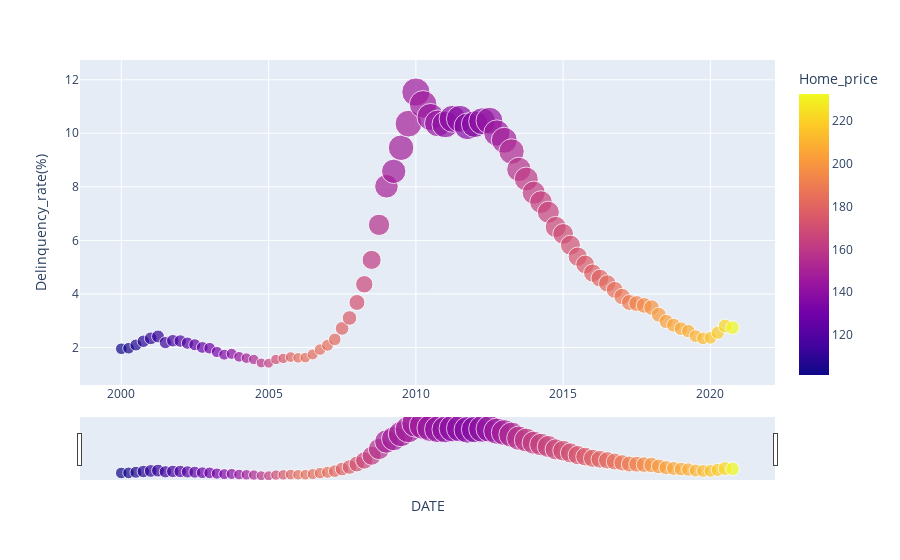

The notebook cell saved with this chart:
### Markdown cell above
### Delinquency Rate impact on Home Prices

Let us understand how Delinquency Rate had it's affect on the Housing prices over the period of 2000 & 2020.

### Code cell
fig = px.scatter(data, x="DATE", y="Delinquency_rate(%)", color="Home_price", size='Delinquency_rate(%)')
fig.update_xaxes(rangeslider_visible=True)
fig.show()
